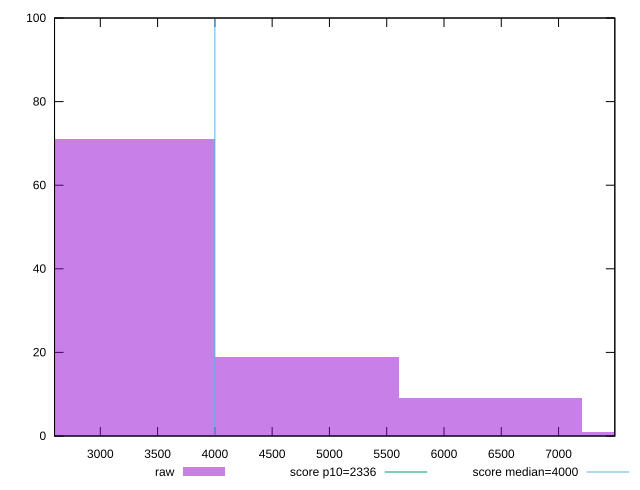

gnuplot code for this plot:
reset

$raw <<EOF
6405.098029555313 9
3202.5490147776563 71
4803.8235221664845 19
8006.372536944141 1
EOF

set key outside below
set boxwidth 1601.2745073888282
set xrange [2600.416:7491.1984999999995]
set yrange [0:100]
set trange [0:100]
set style fill transparent solid 0.5 noborder

set parametric
set terminal svg size 640, 490 enhanced background rgb 'white'
set output "reprap/first-meaningful-paint/samples/pages/raw/histogram.svg"

plot $raw title "raw" with boxes, \
     2336,t title "score p10=2336", \
     4000,t title "score median=4000"

reset
